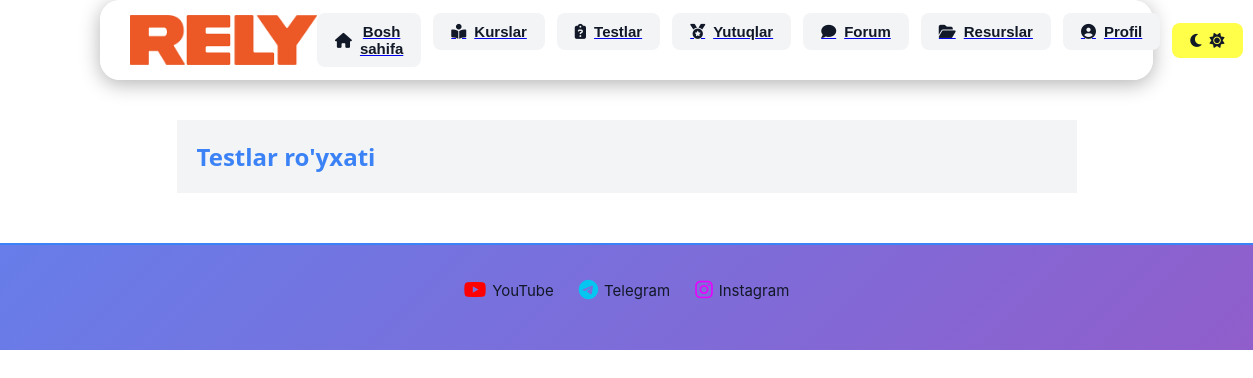
Before: /student/tests (signed in) with the older database file.
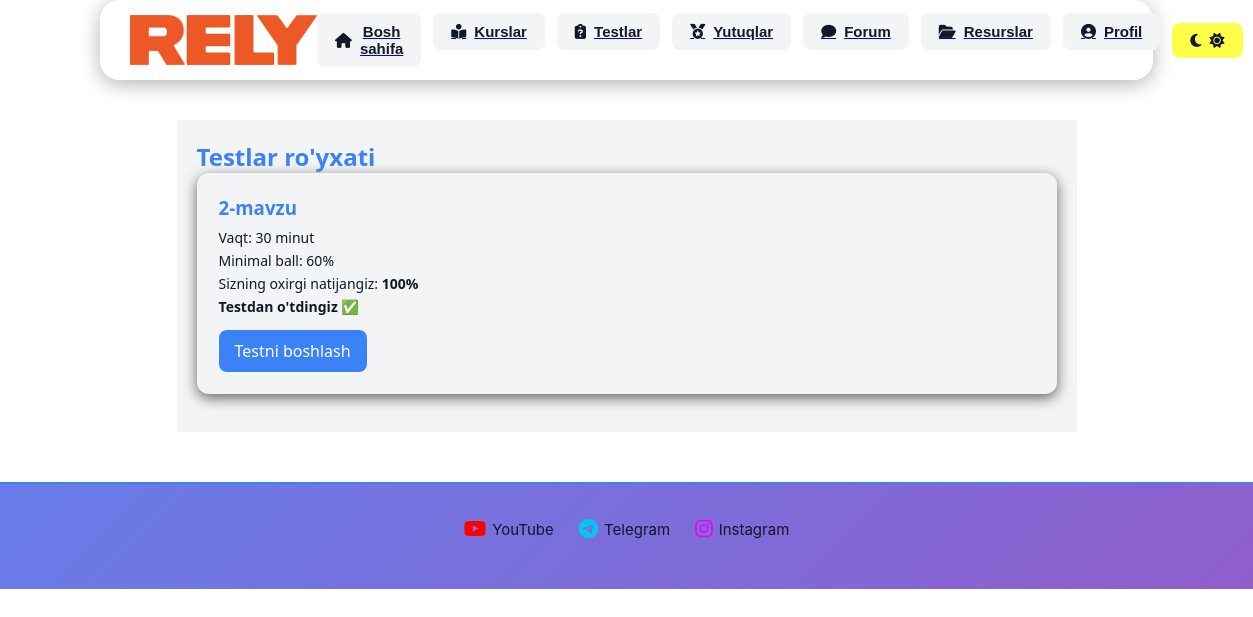
After: the same page with the newer database file.
### tables this page shows
CREATE TABLE tests(
    id INTEGER PRIMARY KEY AUTOINCREMENT,
    name TEXT NOT NULL,
    title TEXT,
    time INTEGER NOT NULL,
    min_score INTEGER NOT NULL,
    openness TEXT DEFAULT 'open'
);

CREATE TABLE exams(
    id INTEGER PRIMARY KEY AUTOINCREMENT,
    user_id INTEGER NOT NULL,
    test_id INTEGER NOT NULL,
    score INTEGER,
    FOREIGN KEY(user_id)
        REFERENCES users(id)
        ON DELETE CASCADE,
    FOREIGN KEY(test_id)
        REFERENCES tests(id)
        ON DELETE CASCADE
);

### routes/student.py (the view)
@bp.route("/tests")
def tests():
    user_id = session.get("user_id")
    if not user_id:
        return redirect("/login")
    db = get_db()
    cur = db.cursor()
    tests = cur.execute("""
        SELECT *
        FROM tests
        WHERE openness='open'
        ORDER BY id DESC
    """).fetchall()
    test_results = {}
    for t in tests:
        res = cur.execute("""
            SELECT *
            FROM exams
            WHERE user_id=? AND test_id=?
            ORDER BY id DESC
            LIMIT 1
        """,(user_id, t["id"])).fetchone()
        if res:
            test_results[t["id"]] = res
    return render_template(
        "student/tests.html",
        tests=tests,
        test_results=test_results
    )

### routes/student.py (called while the page is built)
def get_db():
    conn = sqlite3.connect("database.db")
    conn.row_factory = sqlite3.Row
    return conn

### templates/student/tests.html (shortened to what this page needs)
{% extends "base.html" %}
{% block content %}
<div class="test-list">
<h2>Testlar ro'yxati</h2>
{% for t in tests %}
<div class="test-item">
<h3>{{ t['name'] }}</h3>
<p>Vaqt: {{ t['time'] }} minut</p>
<p>Minimal ball: {{ t['min_score'] }}%</p>
{% if test_results.get(t['id']) %}
{% set res = test_results[t['id']] %}
<p>Sizning oxirgi natijangiz: <b>{{ res['score'] }}%</b></p>
{% if res['score'] >= t['min_score'] %}
<p class="passed">Testdan o'tdingiz ✅</p>
{% else %}
<p class="failed">Minimal ballga yetmadingiz ❌</p>
<a class="button"
href="{{ url_for('student.start_test', test_id=t['id']) }}">
Qayta topshirish
</a>
{% endif %}
{% else %}
<p>Siz hali test ishlamagansiz</p>
{% endif %}
<a class="button"
href="{{ url_for('student.start_test', test_id=t['id']) }}">
Testni boshlash
</a>
</div>
{% endfor %}
</div>
{% endblock %}

Changed rows visible on the page:
now on this page (row edited): tests: name "2-mavzu", time "30", min_score "60", shows "Testdan o'tdingiz ✅"
now on this page (row unchanged): exams: score "100"
